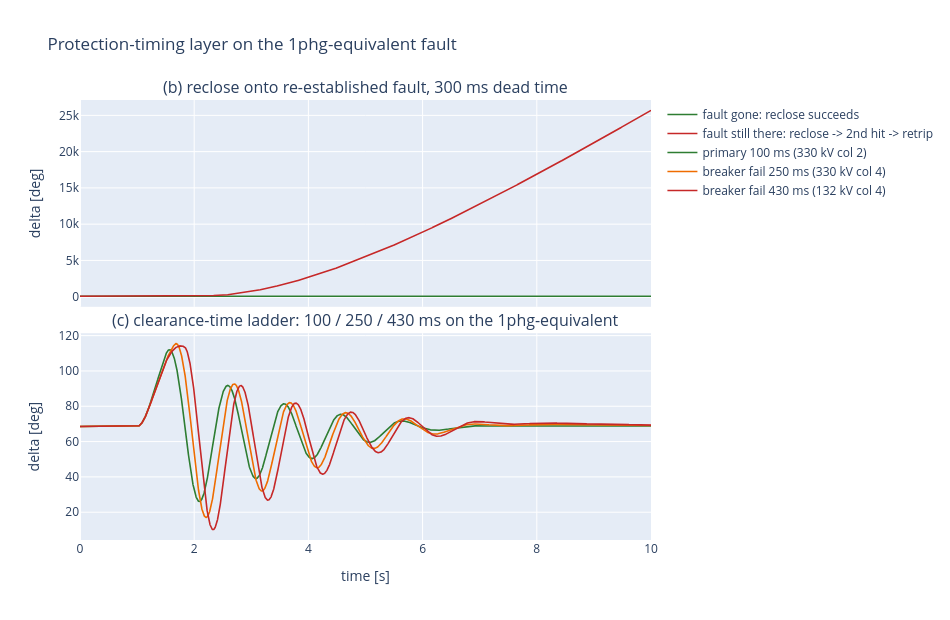

The cell this chart's notebook holds for it:
### Code cell
# --- (b) reclose onto a re-established fault, and (c) breaker fail ---
fig = make_subplots(rows=2, cols=1, shared_xaxes=True, vertical_spacing=0.06,
                    subplot_titles=['(b) reclose onto re-established fault, 300 ms dead time',
                                    '(c) clearance-time ladder: 100 / 250 / 430 ms on the 1phg-equivalent'])

# (b): transient-looking fault that is actually permanent
r_ok  = run_scen(reclose_scenario(1.0, 1.0+T_PRIM, 1.4, Z1phg), t_end=10.0)
r_bad = run_scen(reclose_scenario(1.0, 1.0+T_PRIM, 1.4, Z1phg,
                                  onto_fault=True, t_retrip=1.5), t_end=10.0)
for r, name, colr in ((r_ok, 'fault gone: reclose succeeds', C_GREEN),
                      (r_bad, 'fault still there: reclose -> 2nd hit -> retrip', C_RED)):
    fig.add_trace(go.Scatter(x=r.t, y=np.degrees(r.traces['delta']), name=name,
                             line=dict(color=colr, width=1.6)), row=1, col=1)

# (c): same 1phg-equivalent, cleared (with circuit trip) at the three
# Table S5.1a.2 stages relevant to a 330 kV and a 132 kV connection.
for dur, name, colr in ((0.100, 'primary 100 ms (330 kV col 2)', C_GREEN),
                        (0.250, 'breaker fail 250 ms (330 kV col 4)', C_ORANGE),
                        (0.430, 'breaker fail 430 ms (132 kV col 4)', C_RED)):
    r = run_scen(reclose_scenario(1.0, 1.0+dur, 1.0+dur+0.4, Z1phg), t_end=10.0)
    fig.add_trace(go.Scatter(x=r.t, y=np.degrees(r.traces['delta']), name=name,
                             line=dict(color=colr, width=1.6)), row=2, col=1)
    print(f'1phg cleared at {dur*1000:3.0f} ms: peak delta = '
          f'{np.degrees(r.traces["delta"]).max():7.1f} deg '
          f'{"(stable)" if np.degrees(r.traces["delta"]).max()<150 else "(LOST SYNC)"}')

fig.update_xaxes(title_text='time [s]', row=2, col=1)
fig.update_yaxes(title_text='delta [deg]', row=1, col=1)
fig.update_yaxes(title_text='delta [deg]', row=2, col=1)
fig.update_layout(height=620, width=950,
                  title='Protection-timing layer on the 1phg-equivalent fault')
fig.show()

### Figure 1 — Plotly figure (JSON) as saved in the notebook; plotly's stock layout.template omitted (floating-point values rounded to 4 significant figures; data arrays with more than 128 entries replaced by an {"elided": "..."} marker saying what was removed)
{"data": [{"line": {"color": "#2E7D32", "width": 1.6}, "name": "fault gone: reclose succeeds", "type": "scatter", "x": {"elided": "5001 float values"}, "xaxis": "x", "y": {"elided": "5001 float values"}, "yaxis": "y"}, {"line": {"color": "#C62828", "width": 1.6}, "name": "fault still there: reclose -> 2nd hit -> retrip", "type": "scatter", "x": {"elided": "5001 float values"}, "xaxis": "x", "y": {"elided": "5001 float values"}, "yaxis": "y"}, {"line": {"color": "#2E7D32", "width": 1.6}, "name": "primary 100 ms (330 kV col 2)", "type": "scatter", "x": {"elided": "5001 float values"}, "xaxis": "x2", "y": {"elided": "5001 float values"}, "yaxis": "y2"}, {"line": {"color": "#EF6C00", "width": 1.6}, "name": "breaker fail 250 ms (330 kV col 4)", "type": "scatter", "x": {"elided": "5001 float values"}, "xaxis": "x2", "y": {"elided": "5001 float values"}, "yaxis": "y2"}, {"line": {"color": "#C62828", "width": 1.6}, "name": "breaker fail 430 ms (132 kV col 4)", "type": "scatter", "x": {"elided": "5001 float values"}, "xaxis": "x2", "y": {"elided": "5001 float values"}, "yaxis": "y2"}], "layout": {"annotations": [{"font": {"size": 16}, "showarrow": false, "text": "(b) reclose onto re-established fault, 300 ms dead time", "x": 0.5, "xanchor": "center", "xref": "paper", "y": 1.0, "yanchor": "bottom", "yref": "paper"}, {"font": {"size": 16}, "showarrow": false, "text": "(c) clearance-time ladder: 100 / 250 / 430 ms on the 1phg-equivalent", "x": 0.5, "xanchor": "center", "xref": "paper", "y": 0.47, "yanchor": "bottom", "yref": "paper"}], "height": 620, "title": {"text": "Protection-timing layer on the 1phg-equivalent fault"}, "width": 950, "xaxis": {"anchor": "y", "domain": [0.0, 1.0], "matches": "x2", "showticklabels": false}, "xaxis2": {"anchor": "y2", "domain": [0.0, 1.0], "title": {"text": "time [s]"}}, "yaxis": {"anchor": "x", "domain": [0.53, 1.0], "title": {"text": "delta [deg]"}}, "yaxis2": {"anchor": "x2", "domain": [0.0, 0.47], "title": {"text": "delta [deg]"}}}}
